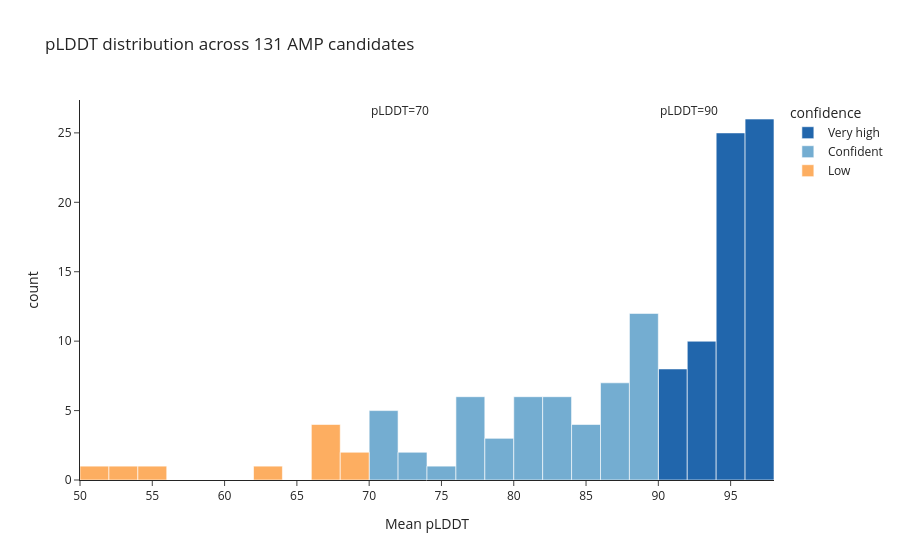

Source (notebook cell):
### Code cell
fig = px.histogram(
    df_struct,
    x="mean_plddt",
    color="confidence",
    nbins=30,
    title="pLDDT distribution across 131 AMP candidates",
    labels={"mean_plddt": "Mean pLDDT", "count": "Count"},
    color_discrete_map={
        "Very high": "#2166ac",
        "Confident": "#74add1",
        "Low":       "#fdae61",
        "Very low":  "#d73027",
    },
    template="simple_white",
)
fig.add_vline(x=70, line_dash="dash", line_color="grey", annotation_text="pLDDT=70")
fig.add_vline(x=90, line_dash="dash", line_color="grey", annotation_text="pLDDT=90")
fig.write_image(str(RESULTS_DIR / "figures" / "plddt_distribution.png"))
fig.show()

### Figure 1 — Plotly figure (JSON) as saved in the notebook; plotly's stock layout.template omitted (floating-point values rounded to 4 significant figures)
{"data": [{"bingroup": "x", "hovertemplate": "confidence=Very high<br>Mean pLDDT=%{x}<br>count=%{y}<extra></extra>", "legendgroup": "Very high", "marker": {"color": "#2166ac", "pattern": {"shape": ""}}, "name": "Very high", "nbinsx": 30, "orientation": "v", "showlegend": true, "type": "histogram", "x": [97.33, 97.24, 97.2, 97.16, 97.11, 97.04, 96.99, 96.95, 96.86, 96.85, 96.85, 96.82, 96.81, 96.72, 96.66, 96.63, 96.59, 96.59, 96.47, 96.44, 96.38, 96.3, 96.2, 96.14, 96.05, 96.03, 96.0, 95.99, 95.99, 95.89, 95.82, 95.8, 95.75, 95.75, 95.69, 95.66, 95.59, 95.51, 95.46, 95.44, 95.43, 95.37, 95.28, 95.26, 95.17, 95.1, 95.0, 94.87, 94.8, 94.42, 94.04, 93.66, 93.62, 93.59, 93.58, 93.5, 92.96, 92.75, 92.35, 92.3, 92.08, 91.92, 91.82, 91.65, 90.9, 90.88, 90.72, 90.65, 90.26], "xaxis": "x", "yaxis": "y"}, {"bingroup": "x", "hovertemplate": "confidence=Confident<br>Mean pLDDT=%{x}<br>count=%{y}<extra></extra>", "legendgroup": "Confident", "marker": {"color": "#74add1", "pattern": {"shape": ""}}, "name": "Confident", "nbinsx": 30, "orientation": "v", "showlegend": true, "type": "histogram", "x": [89.43, 88.92, 88.71, 88.67, 88.59, 88.55, 88.5, 88.48, 88.46, 88.31, 88.25, 88.11, 87.43, 87.11, 86.89, 86.43, 86.42, 86.35, 86.13, 85.62, 85.34, 85.33, 84.1, 83.46, 83.23, 82.89, 82.84, 82.41, 82.34, 81.98, 81.67, 81.01, 80.98, 80.86, 80.3, 79.37, 79.36, 78.16, 77.76, 77.65, 77.53, 77.47, 76.6, 76.14, 75.79, 73.66, 72.99, 71.18, 70.88, 70.77, 70.58, 70.23], "xaxis": "x", "yaxis": "y"}, {"bingroup": "x", "hovertemplate": "confidence=Low<br>Mean pLDDT=%{x}<br>count=%{y}<extra></extra>", "legendgroup": "Low", "marker": {"color": "#fdae61", "pattern": {"shape": ""}}, "name": "Low", "nbinsx": 30, "orientation": "v", "showlegend": true, "type": "histogram", "x": [69.82, 68.17, 67.63, 67.52, 67.17, 66.11, 62.52, 54.56, 53.27, 50.75], "xaxis": "x", "yaxis": "y"}], "layout": {"annotations": [{"showarrow": false, "text": "pLDDT=70", "x": 70, "xanchor": "left", "xref": "x", "y": 1, "yanchor": "top", "yref": "y domain"}, {"showarrow": false, "text": "pLDDT=90", "x": 90, "xanchor": "left", "xref": "x", "y": 1, "yanchor": "top", "yref": "y domain"}], "barmode": "relative", "legend": {"title": {"text": "confidence"}, "tracegroupgap": 0}, "shapes": [{"line": {"color": "grey", "dash": "dash"}, "type": "line", "x0": 70, "x1": 70, "xref": "x", "y0": 0, "y1": 1, "yref": "y domain"}, {"line": {"color": "grey", "dash": "dash"}, "type": "line", "x0": 90, "x1": 90, "xref": "x", "y0": 0, "y1": 1, "yref": "y domain"}], "title": {"text": "pLDDT distribution across 131 AMP candidates"}, "xaxis": {"anchor": "y", "domain": [0, 1], "title": {"text": "Mean pLDDT"}}, "yaxis": {"anchor": "x", "domain": [0, 1], "title": {"text": "count"}}}}
